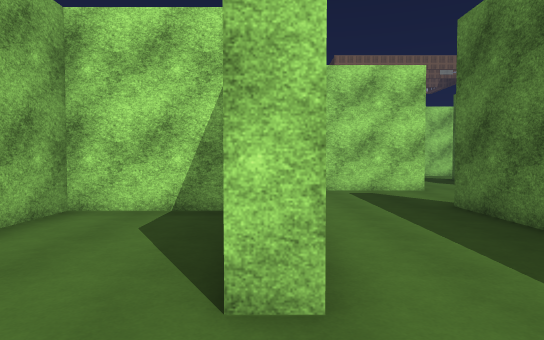
view 1 (above)

24 first-person views from a walk through a Unity game level. The camera is 1.5 m above the floor, tilts 2° down and sees 75° across. The floor is counted in squares, 1.6 m on a side. Each view is taken from the middle of a square. On the plan, view 1 faces up. The plan holds only what a view shows up to about 12 squares ahead; the rest is blank. The place goes on beyond the plan. The player character is not drawn. Surface patterns are stand-ins for the level's own textures.

view 2
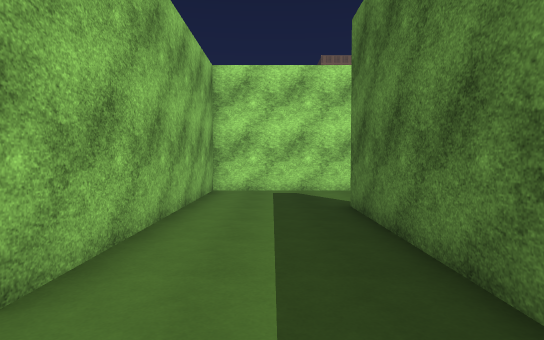

view 3
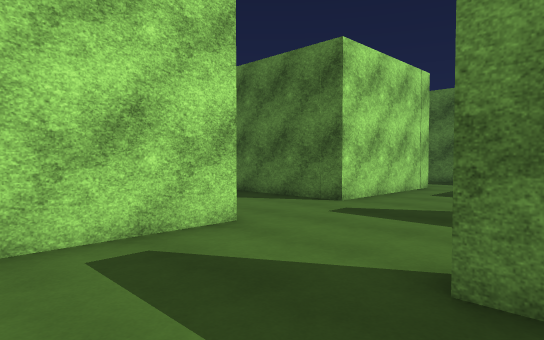

view 4
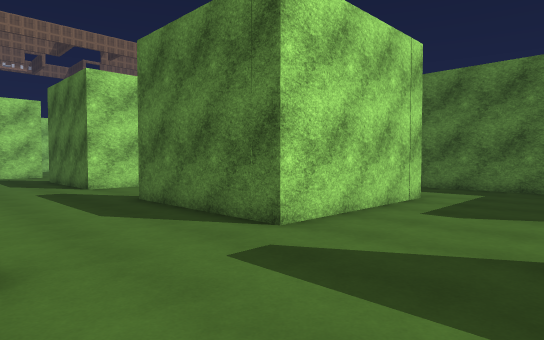

view 5
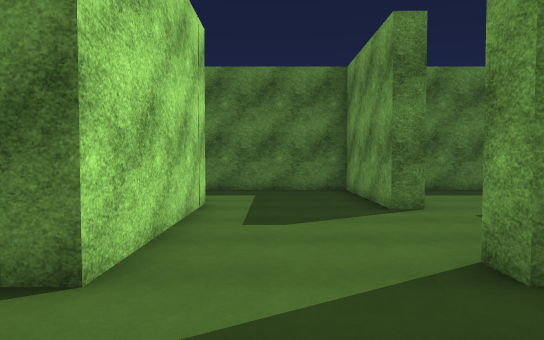

view 6
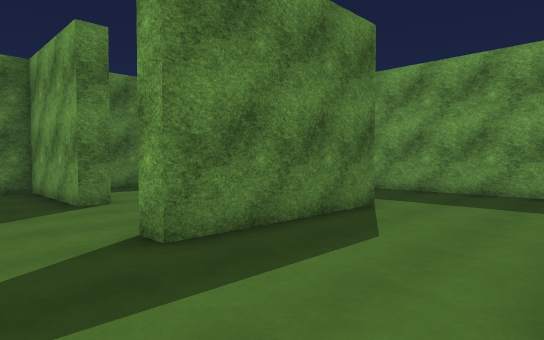

view 7
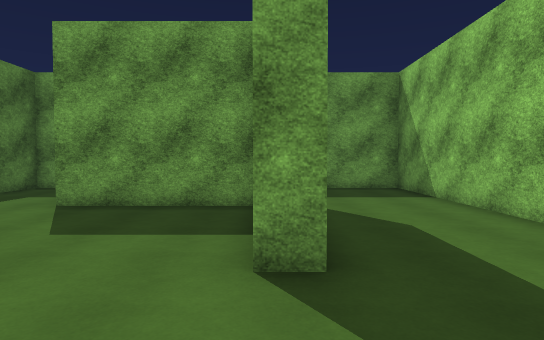

view 8
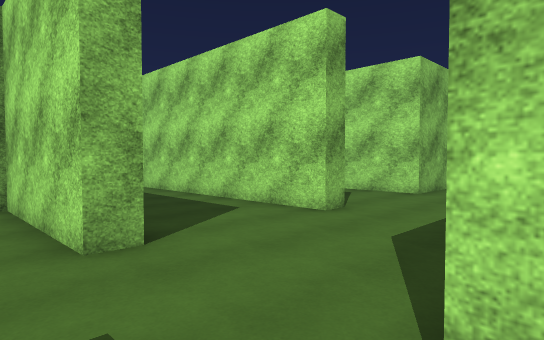

view 9
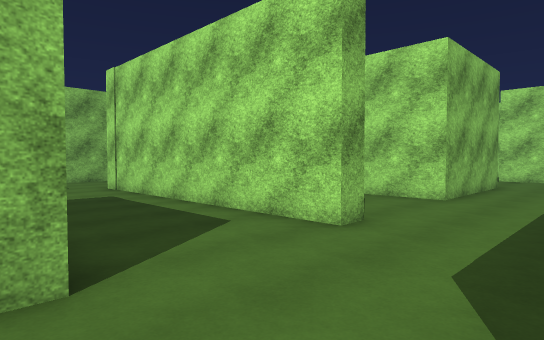

view 10
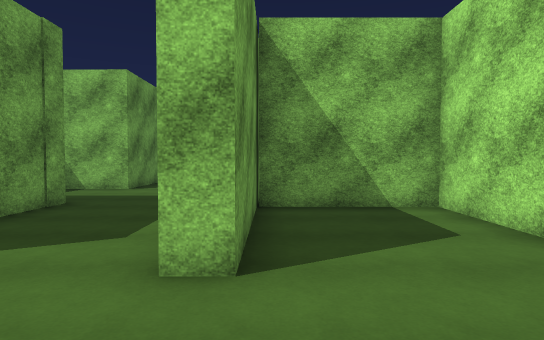

view 11
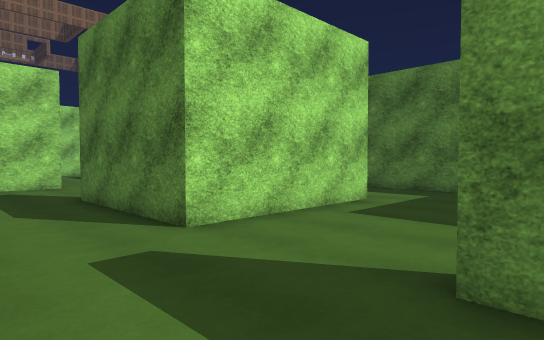

view 12
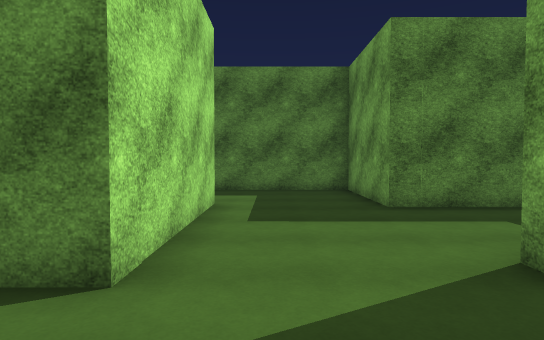

view 13
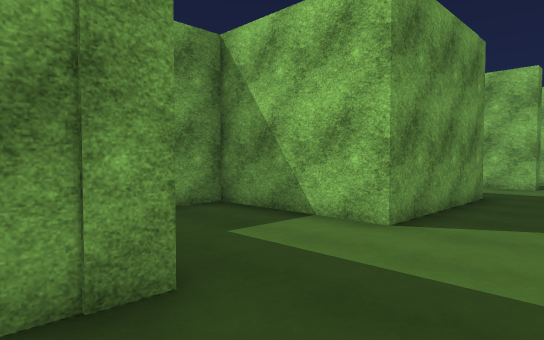

view 14
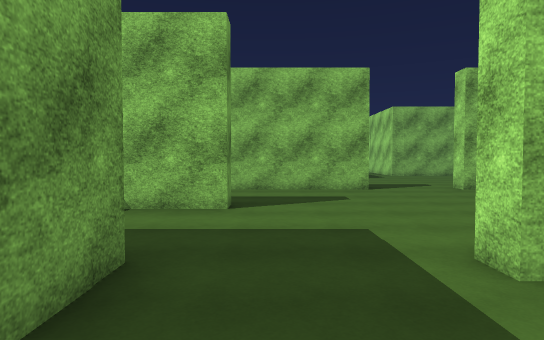

view 15
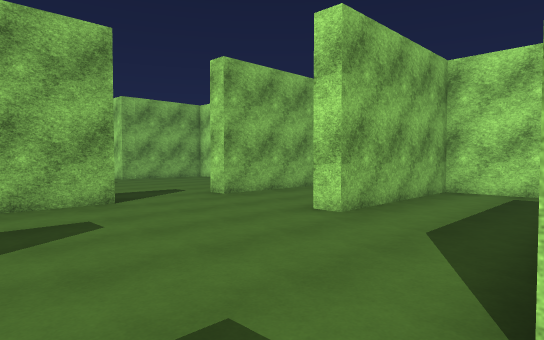

view 16
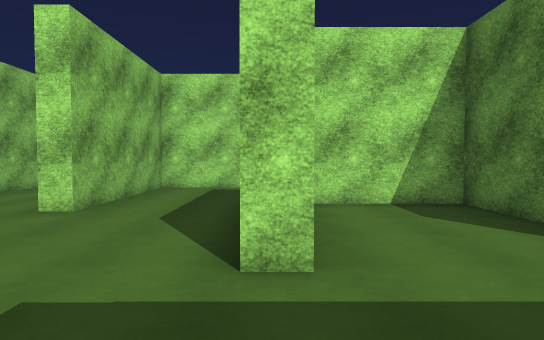

view 17
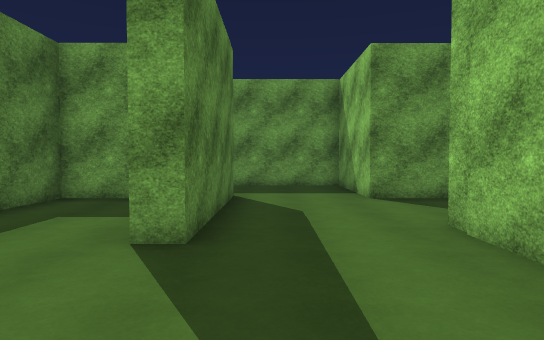

view 18
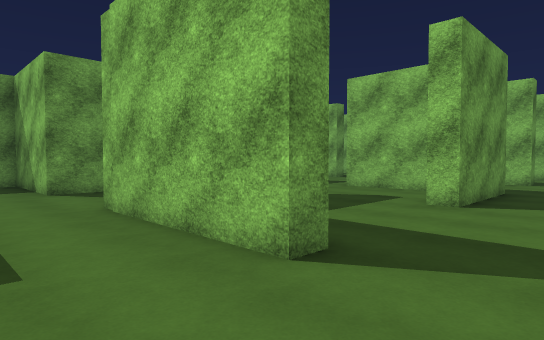

view 19
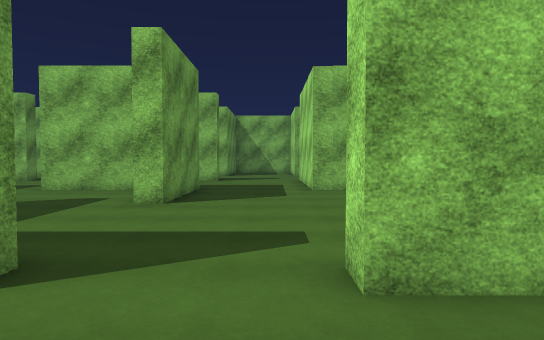

view 20
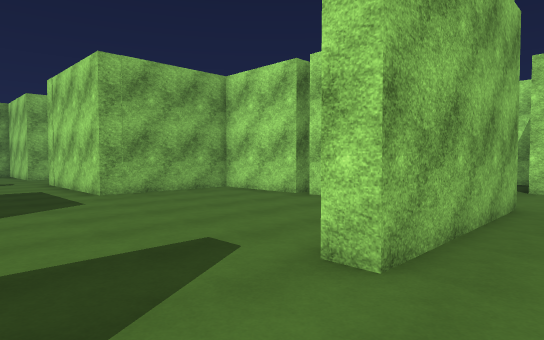

view 21
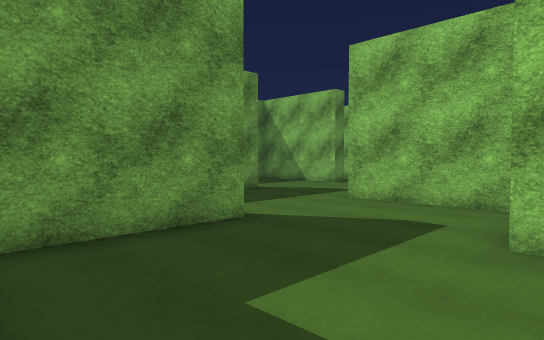

view 22
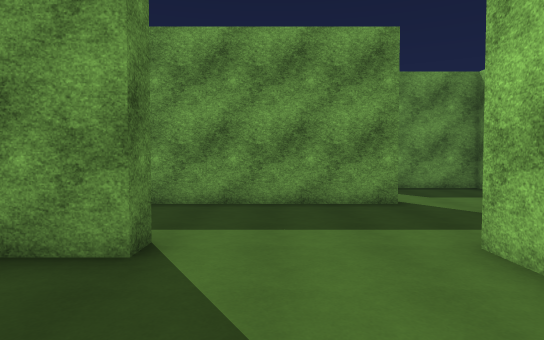

view 23
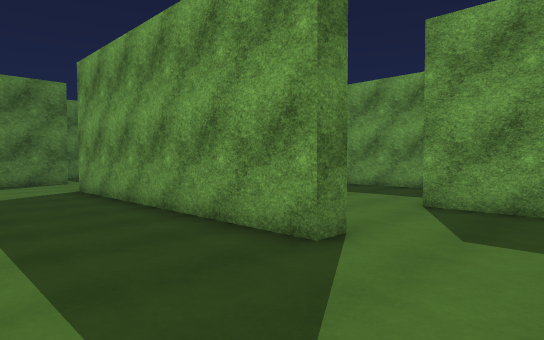

view 24
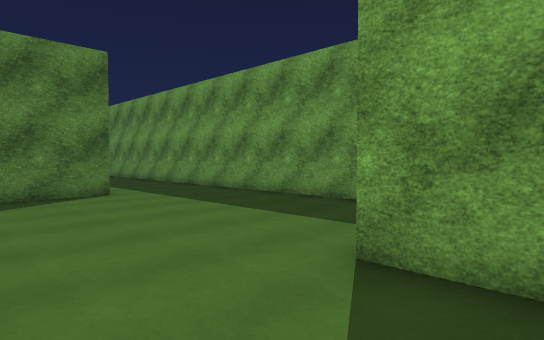

### Floor plan
Points are (right, up) in squares from view 1. A wall is a line through its corners. A room is listed if a view was taken in it or the views show most of it. See-through windows are left out.
Room 1 (views 1, 2, 3, 4, 5, 6, 7, 8, 9, 10, 11, 12, 13, 14, 15, 16, 17, 18, 19, 20, 21, 22, 23, 24)
walls: (-8.2, 10.7) (-3.6, 10.7) (-3.6, 6.8) (-2.5, 6.8); (-7.6, 13.9) (-8.4, 13.9); (-4.1, 16) (-4.1, 18.2) (-7.2, 18.2); (-0.4, 10.7) (1.5, 10.7); (-9.8, 6.8) (-8.1, 6.8) (-8.1, 8.8); (-1, 14.8) (-0.4, 14.8); (-0.8, 6.2) (-3.6, 6.2) (-3.6, 4.6); (-12.1, 6.2) (-12.1, 11.2) (-11.5, 11.2) (-11.5, 9.2); (4.4, 10.8) (4.4, 10.1) (0.3, 10.1) (0.3, 2.1) (-0.4, 2.1); (-16, 14.8) (-15.4, 14.8) (-15.4, 10); (4.1, 5) (4.1, -0.9) (9.5, -0.9); (-10.9, 22.1) (-11.5, 22.1) (-11.5, 17.1) (-12.1, 17.1); (-15.9, 2.5) (-15.9, 4.9); (3.5, 1.9) (3.5, 6.9); (-19.7, 10) (-19.7, 10.7) (-16.5, 10.7); (-15.4, 22.5) (-15.4, 17.6) (-16, 17.6); (4.4, 22.5) (4.4, 18.2) (0.3, 18.2) (0.3, 14.8) (4.4, 14.8) (4.4, 14.1) (-4.1, 14.1); (7.5, 2.5) (7.5, 7.1) (8.2, 7.1); (8.4, 3.1) (12.2, 3.1); (-19.2, 22.1) (-19.8, 22.1); (-23.2, 13.6) (-23.2, 10.2); (11.7, 12.2) (11.7, 14.8) (15.2, 14.8) (15.2, 19.9); (11.4, 6.1) (11.4, 6.8) (15.2, 6.8) (15.2, 11.6); (-23.6, 6.1) (-23.6, 6.8) (-15.4, 6.8) (-15.4, 3.1) (-11.6, 3.1); (-20.2, 22.5) (-20.2, 22.1) (-23.2, 22.1) (-23.2, 18.2) (-26.5, 18.2); (-23.9, 14.8) (-20.2, 14.8) (-20.2, 14.1); (12.4, 10.4) (7.5, 10.4) (7.5, 14.9); (12.2, 18.2) (7.5, 18.2) (7.5, 22.5); (-21.6, -0.9) (-14.9, -0.9); (-26.5, 3.1) (-23.1, 3.1); (15.2, 2.9) (15.2, 4.9); (14.6, -0.9) (15.2, -0.9) (15.2, 0.6)

Where each view was taken, in squares from view 1:
view 1: 0 up, 0 right, facing up
view 2: 0 up, 2 right, facing up
view 3: 6 up, 1 right, facing up-right
view 4: 7 up, 4 right, facing up-right
view 5: 9 up, 5 right, facing right
view 6: 9 up, 4 right, facing down-right
view 7: 10 up, 8 right, facing down
view 8: 9 up, 8 right, facing up-left
view 9: 10 up, 7 right, facing up-left
view 10: 15 up, 7 right, facing left
view 11: 14 up, 5 right, facing up-right
view 12: 17 up, 5 right, facing right
view 13: 13 up, 1 right, facing down-left
view 14: 12 up, 5 left, facing left
view 15: 12 up, 8 left, facing up-left
view 16: 11 up, 8 left, facing up
view 17: 15 up, 13 left, facing down
view 18: 17 up, 13 left, facing down-left
view 19: 17 up, 13 left, facing left
view 20: 15 up, 14 left, facing up-left
view 21: 15 up, 16 left, facing down-left
view 22: 14 up, 21 left, facing down
view 23: 10 up, 26 left, facing down-right
view 24: 6 up, 25 left, facing down-right
